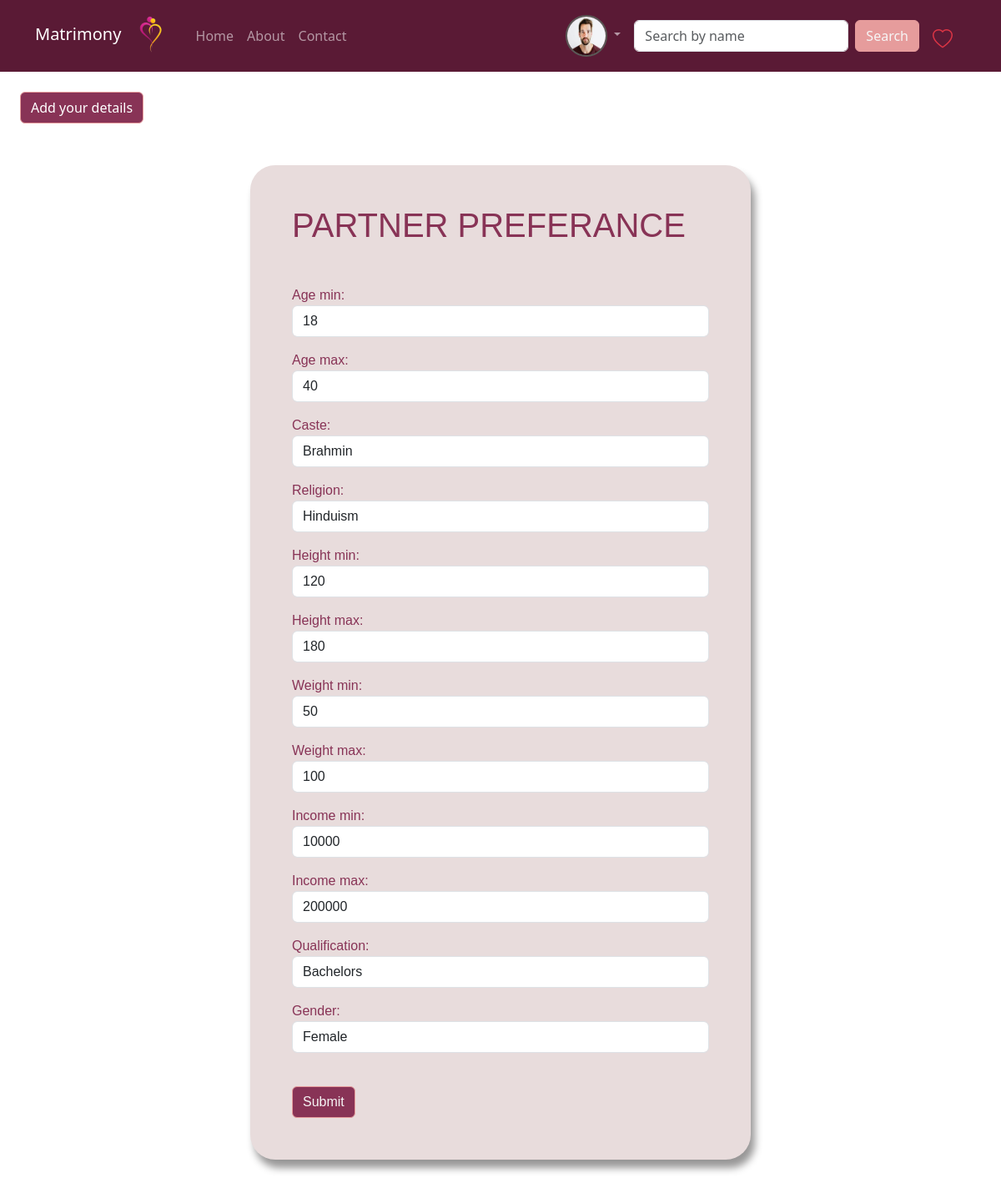
Page /user/partnerpreferance/ (signed in) on the committed database.
### account/models.py (models this page shows, shortened)
class User(AbstractUser):
    GENDER_CHOICES = (
        ('MALE', 'Male'),
        ('FEMALE', 'Female'),
        ('OTHERS', 'Other'),
    )
    EXPERTISE_CHOICES = (
        ('BEGINNER', 'Beginner'),
        ('IINTERMEDIATE', 'Intermediate'),
        ('EXPERT', 'Expert'),
    )
    INTERESTS_CHOICES = (
        ('READING', 'Reading'),
        ('WRITING', 'Writing'),
        ('MUSIC', 'Music'),
        ('OTHERS', 'Others'),
    )
    HOBBIES_CHOICES = (
        ('DANCE', 'Dance'),
        ('TRAVEL', 'Travel'),
        ('FOOTBALL', 'Football'),
        ('CRICKET', 'Cricket'),
        ('OTHER', 'Other_activities'),
    )
    profile_photo = models.ImageField(
        upload_to='profile_photos/',
        blank=True,
        verbose_name='Profile photo'
    )
    date_of_birth = models.DateField(
        null=True,
        blank=False,
        verbose_name='Date of birth'
    )
    gender = models.CharField(
        max_length=10,
        choices=GENDER_CHOICES,
        blank=False,
        verbose_name='Gender',
        default='MALE'
    )
    phone_number = models.CharField(
        max_length=15,
        unique=True,
        blank=True,
        null=True,
        verbose_name='Phone number'
    )
    age = models.PositiveIntegerField(null=True, blank=True)
    hobbies = models.TextField(max_length=255, blank=False)
    interests = models.TextField(max_length=255, blank=False)
    smoking_status = models.CharField(max_length=20,default='Non-smoker', choices=[('Non-smoker', 'Non-smoker'),('Smoker', 'Smoker'),('Occasional', 'Occasional'),])
    drinking_status = models.CharField(max_length=20,default='Non-drinker', choices=[('Non-drinker', 'Non-drinker'),('Drinker', 'Drinker'),('Occasional', 'Occasional'),])
    qualification = models.CharField(max_length=255, blank=False
                                     ,choices=[('SSLC', 'SSLC'), ('PLUSTWO', 'PLUSTWO'), ('BACHELOR', 'BACHELOR'), ('MASTERS', 'MASTERS'), ('PHD', 'PHD')]
)
    company_name = models.CharField(max_length=255, blank=True)
    designation = models.CharField(max_length=255, blank=True)
    location = models.CharField(max_length=255, blank=True)
    job_title = models.CharField(max_length=255, blank=True)
    expertise = models.CharField(
        max_length=100,
        choices=EXPERTISE_CHOICES,
        blank=True,
        verbose_name='Expertise',
        default=''
    )

### user/models.py (models this page shows, shortened)
class PartnerPreferance(models.Model):
    user = models.OneToOneField(User, on_delete=models.CASCADE, related_name='partner_preference')
    age_min = models.PositiveIntegerField(default=18)
    age_max = models.PositiveIntegerField(default=40)
    caste = models.CharField(max_length=100,choices=[ ('Brahmin', 'Brahmin'), ('Kshatriya', 'Kshatriya'), ('Vaishya', 'Vaishya'),
    ('Shudra', 'Shudra'), ('Dalit', 'Dalit'), ('Koli', 'Koli'), ('Gujar', 'Gujar'),
    ('Lodhi', 'Lodhi'), (' Yadav', 'Yadav'), ('Jat', 'Jat') ,('Others','Others')]
)
    religion = models.CharField(max_length=100,choices=[ ('Christianity', 'Christianity'), ('Islam', 'Islam'), ('Hinduism', 'Hinduism'),
    ('Buddhism', 'Buddhism'), ('Sikhism', 'Sikhism'), ('Judaism', 'Judaism'), ('Baha’i', 'Baha’i'), ('Jainism', 'Jainism'),
    ('Shintoism', 'Shintoism'), ('Cao Dai', 'Cao Dai'),('Others','Others')])
    height_min = models.PositiveIntegerField(default=120)
    height_max = models.PositiveIntegerField(default=180)
    weight_min = models.PositiveIntegerField(default=50)
    weight_max = models.PositiveIntegerField(default=100)
    income_min = models.PositiveIntegerField(default=10000)
    income_max = models.PositiveIntegerField(default=200000)
    gender = models.CharField(default='Male',max_length=20,choices=[ ('MALE', 'Male'),('FEMALE', 'Female')])
    qualification = models.CharField(
        default='PLUSTWO',
        max_length=50,
        choices=[
            ('SSLC', 'SSLC'),
            ('PLUSTWO', 'Plus Two'),
            ('BACHELOR', 'Bachelors'),
            ('MASTERS', 'Masters'),
            ('PHD', 'PhD'),
            ('BCOM', 'bcom'),
        ]
    )

### user/views.py (the view, shortened to what this page needs)
# urls.py: path('partnerpreferance/',PartnerpreferanceView.as_view(),name='partner_preference'),
class PartnerpreferanceView(LoginRequiredMixin, UpdateView):
    model = PartnerPreferance
    form_class = PartnerPreferanceForm
    template_name = 'partner.html'
    success_url = reverse_lazy('user:grid')  # Replace 'success_url' with your actual success URL name
    def get_object(self, queryset=None):
        obj, created = PartnerPreferance.objects.get_or_create(user=self.request.user)
        return obj

### user/templates/partner.html (shortened to what this page needs)
{% extends 'usernav/shared/navbar.html' %}
{% block content %}
<button type="submit" class="btn btn-primary mt-4 ms-4" style="color: rgb(246, 245, 245);background-color: rgb(136, 51, 86);border-color:rgb(230, 156, 156);">
    <a style="color:white;text-decoration: none;" href="{% url 'user:personaldetails' %}">Add your details </a>
</button>
<div class="container pt-5 w-50 " style="color:  rgb(136, 51, 86);background-color: rgb(232, 220, 220);font-family: 'Lucida Sans', 'Lucida Sans Regular', 'Lucida Grande', 'Lucida Sans Unicode', Geneva, Verdana, sans-serif;
    margin-top: 50px;border-radius: 30px;padding: 50px;margin-bottom: 100px;box-shadow:rgb(152, 151, 151) 5px 10px 10px;">
<h1 class="mb-5">PARTNER PREFERANCE</h1>
<form method="post">
    {{ form.as_p }}
    <button type="submit" class="btn btn-primary mt-4" style="color: rgb(246, 245, 245);background-color: rgb(136, 51, 86);border-color:rgb(230, 156, 156);">Submit</button>
</form>
</div>
{% endblock content %}

### user/templates/usernav/shared/navbar.html (shortened to what this page needs)
{% load static %}
<!doctype html>
<html lang="en">
<head>
    <link href="https://cdn.jsdelivr.net/npm/bootstrap@5.3.2/dist/css/bootstrap.min.css" rel="stylesheet"
 />
    <link rel="stylesheet" href="https://cdn.jsdelivr.net/npm/bootstrap-icons@1.10.5/font/bootstrap-icons.css">
</head>
<body>
    <header>
            <nav class="navbar navbar-expand-sm navbar-dark " style="background-color: rgb(90, 26, 53);">
                <div class="container">
                    <a class="navbar-brand" href="#">Matrimony
                        <img src="{% static 'images/logo.png' %}" alt="" width="60" height="60">
                    </a>
                    <div class="collapse navbar-collapse" id="collapsibleNavId">
                        <ul class="navbar-nav me-auto mt-2 mt-lg-0">
                            <li class="nav-item mnav">
                                <a class="nav-link" href="{% url 'user:matrimonyhome' %}">Home</a>
                            </li>
                            <li class="nav-item mnav">
                                <a class="nav-link" href="{% url 'user:about' %}">About</a>
                            </li>
                            <li class="nav-item mnav">
                                <a class="nav-link" href="#">Contact</a>
                            </li>
                        </ul>
                        {% if user.is_authenticated %}
                        <ul class="navbar-nav ms-auto mt-2 mt-lg-0 me-2" >
                            <li class="nav-item dropdown">
                                <a class="nav-link dropdown-toggle" href="#" role="button" data-bs-toggle="dropdown" aria-expanded="false">
                                    <img src="{{user.profile_photo.url }}" alt="Profile Photo" width="50" height="50" style="border-radius: 25px;border: 2px solid rgb(90, 89, 86);" class="">
                                </a>
                              </li>
                        </ul>
                        {% endif %}
                        <form class="d-flex my-2 my-lg-0" method="get" action="{% url 'user:partner_search' %}">
                            <input class="form-control me-sm-2" type="text" name="name" placeholder="Search by name" />
                            <button class="btn my-2 my-sm-0" style="color: rgb(246, 245, 245); background-color: rgb(230, 156, 156); border-color: rgb(230, 156, 156);" type="submit">
                                Search
                            </button>
                        </form>
                        {% if user.is_authenticated %}
                        <li class="nav-item mt-2 fs-4 mx-3  " style="list-style: none;">
                            <a href="{% url 'user:favorites' %}">
                                <i class="bi bi-heart text-danger" ></i>
                            </a>
                        </li>
                        {% endif %}
                    </div>
                </div>
            </nav>
    </header>
    <main>
        {% block content %}
        {% endblock content %}
    </main>
</body>
</html>

### rows in the picture
User: profile_photo (picture)
PartnerPreferance: age_min "18", age_max "40", caste "Brahmin", religion "Hinduism", height_min "120", height_max "180", weight_min "50", weight_max "100", income_min "10000", income_max "200000", qualification "Bachelors", gender "Female"
